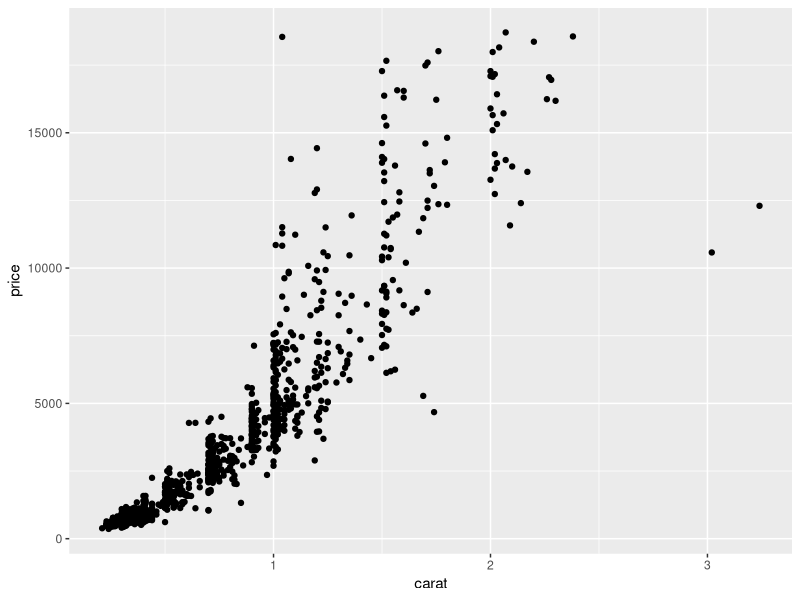
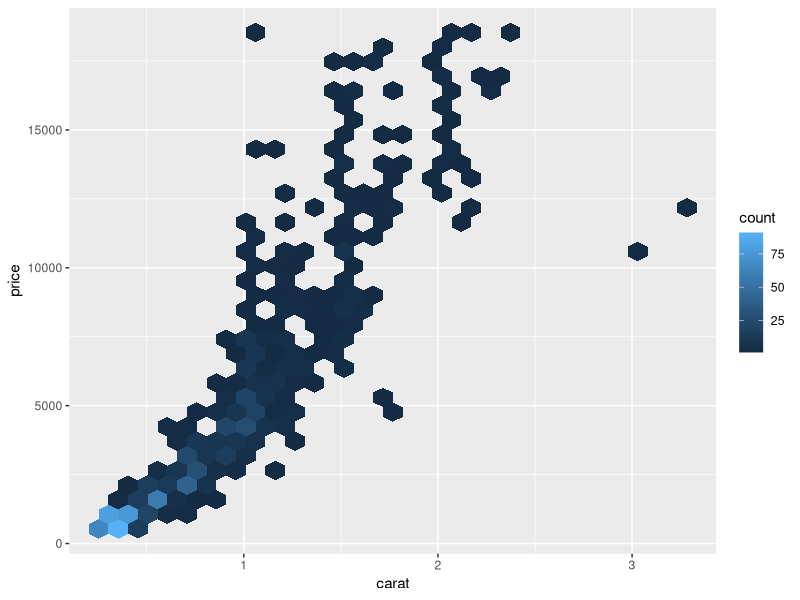
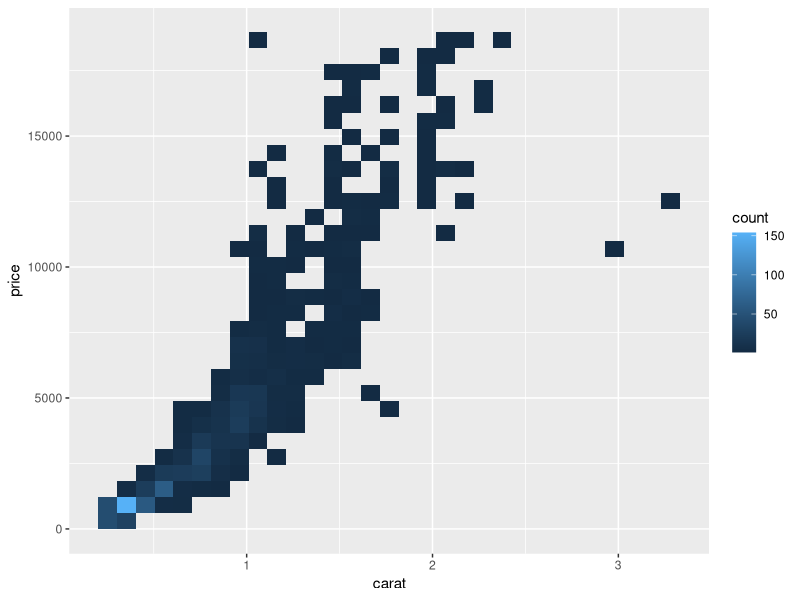
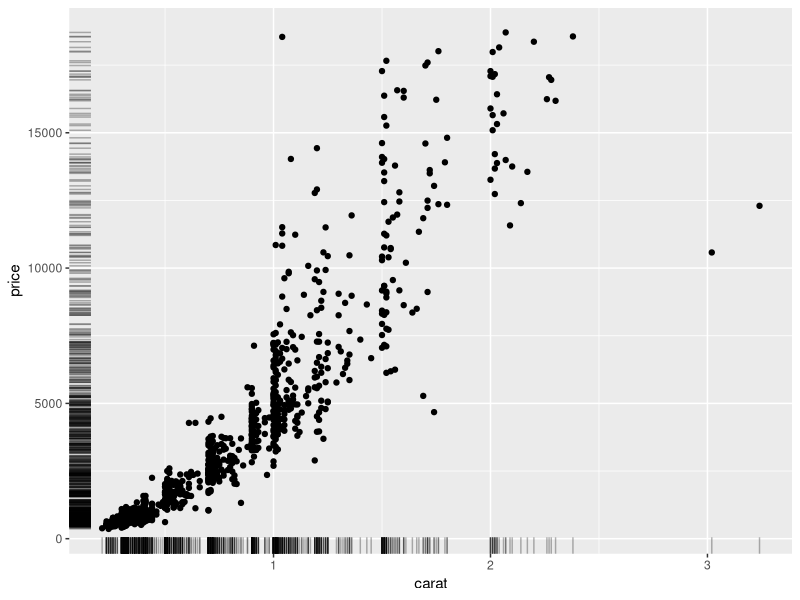
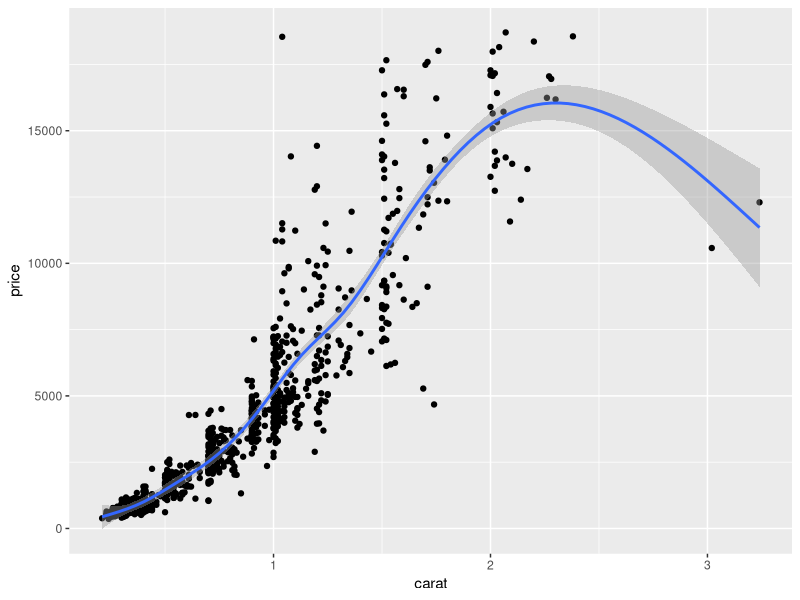
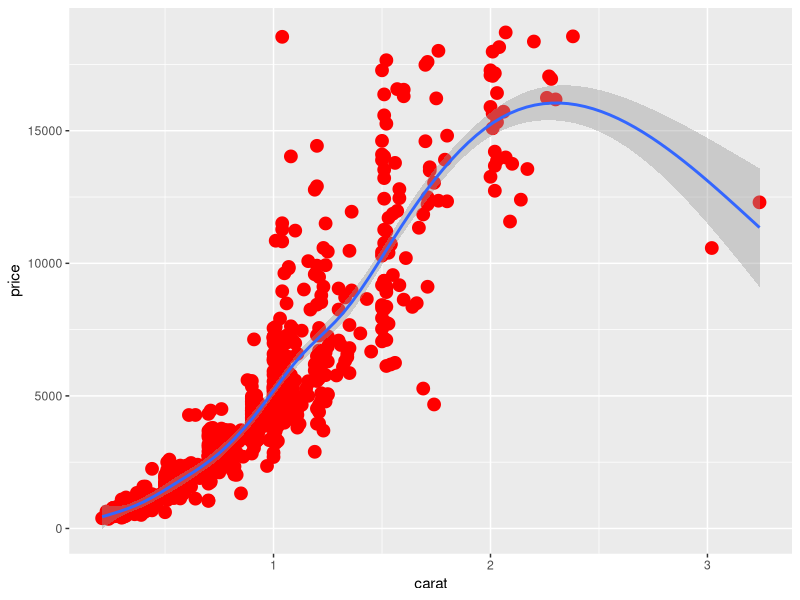
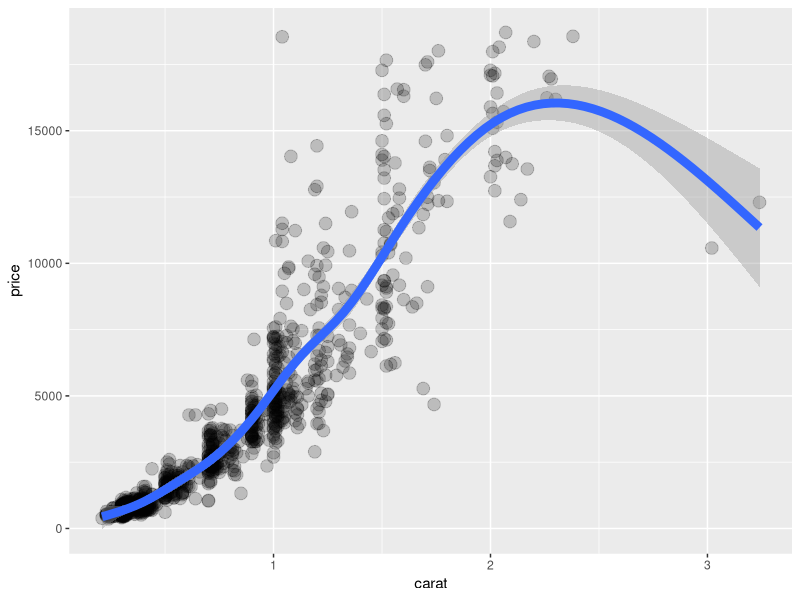
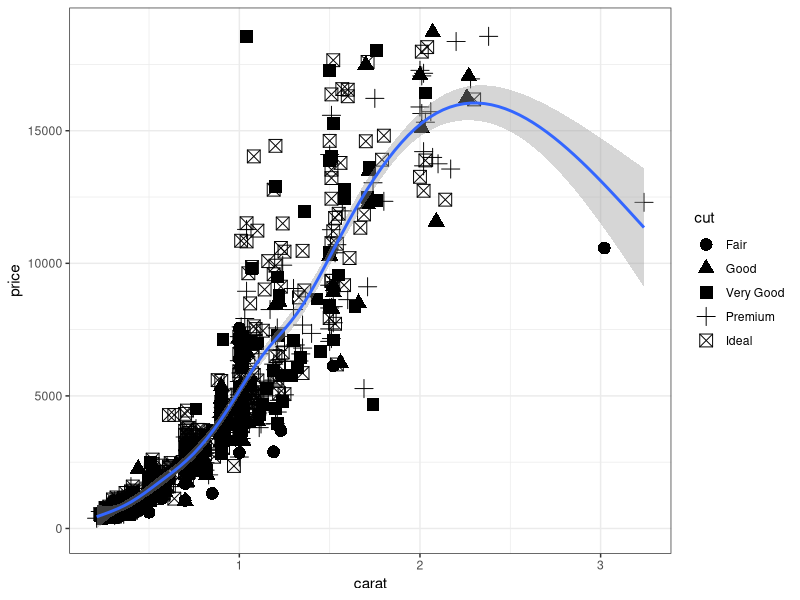

Here is the R script that generated these plots, in order:
library(ggplot2)
library(dplyr)
library(hexbin)

# Preview the data
diamonds_subset = sample_n(diamonds, 1000, replace=FALSE)
diamonds


d <- ggplot(diamonds_subset, aes(x = carat, y = price))+geom_point()
d
d1 <- ggplot(diamonds_subset, aes(x=carat, y=price)) +
  geom_hex()
d1
d2 <- ggplot(diamonds_subset, aes(x=carat, y=price)) +
  geom_bin2d()
d2
d3 <- ggplot(diamonds_subset,aes(x=carat, y=price)) +
  geom_point() +
  geom_rug(alpha=0.3)
d3
d4 <- ggplot(diamonds_subset,aes(x=carat, y=price)) +
  geom_point() +
  geom_smooth()
d4
d5 = ggplot(diamonds_subset,aes(x=carat, y=price)) +
  geom_point(size=4, color='red') +
  geom_smooth()
d5
d6 = ggplot(diamonds_subset,aes(x=carat, y=price)) +
  geom_point(size=4, alpha=0.2) +
  geom_smooth(size=3)
d6
d7 = ggplot(diamonds_subset,aes(x=carat, y=price)) +
  geom_point(size=4, aes(shape=cut)) +
  geom_smooth() +
  theme_bw()
d7
d8 <- ggplot(diamonds_subset,aes(x=carat, y=price)) +
  geom_point(size=4, aes(color=cut, shape=color)) +
  geom_smooth()
d8
d9 <- ggplot(diamonds_subset,aes(x=carat, y=price)) +
  geom_point(size=4) + facet_wrap(~cut)
d9
d10 <- ggplot(diamonds_subset,aes(x=price)) +
  geom_histogram()
d10
d11 <- ggplot(diamonds_subset,aes(x=cut, y=price)) +
  geom_boxplot()
d11
d12 <- ggplot(diamonds_subset,aes(x=price)) +
  geom_histogram() +
  xlab('Price in US Dollars') +
  ylab('Count') +
  ggtitle('Distribution of Diamond Prices')
d12
#or
d12 <- ggplot(diamonds_subset,aes(x=price))+geom_histogram()+
  labs(x = 'price',
      y = 'count',
      title = 'distribution')
ggsave('diamond_example.png',d9)
